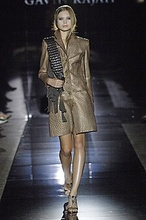
%> input picture Digital Image Processing/Act4_Modelo.jpg, 146 x 220 px, shrunk from 225 x 339 before the run
$ octave --eval "filtpa;"   (GNU Octave 9; MATLAB toolbox functions it lacks are replaced by stand-ins)
%> lines starting %> are read from the running program, lines starting %| are printed output that depends on the picture
%% Filtros Espaciales %%
%una de las funciones de los filtros pasaaltos es el de detectar bordes

function[]=filtpa()

A=imread("C:\Users\fvp12\Downloads\UDG\7mo Semestre\Procesamiento Digital de Imágenes\Act4_Modelo.jpg");
%> A is the input picture: size 220x146x3 uint8; mean R, G, B 65.1, 62.7, 65.3
A=rgb2gray(A);
%> A: size 220x146 uint8
A=double(A);
%> A: size 220x146 double

n=size(A);
%> n = [220 146]
ruido=rand(n);

figure
imshow(A,gray)

A=A+0*ruido;
n=size(A);
figure
imshow(A,gray)
B=A;
for i=2:n(1)-1
    for j=2:n(2)-1
        B(i,j)=(A(i-1,j-1)+A(i-1,j)+A(i-1,j+1)+A(i,j-1)+A(i,j)+A(i,j+1)+A(i+1,j-1)+A(i+1,j)+A(i+1,j+1))/9;
    end
end
% figure
% imshow(B,gray)
C=A;
for i=3:n(1)-2
    for j=3:n(2)-2
        C(i,j)=(A(i-2,j-2)+A(i-2,j-1)+A(i-2,j)+A(i-2,j+1)+A(i-2,j+2)+A(i-1,j-2)+A(i-1,j-1)+A(i-1,j)+A(i-1,j+1)+A(i-1,j+2)+A(i,j-2)+A(i,j-1)+A(i,j)+A(i,j+1)+A(i,j+2)+A(i+1,j-2)+A(i+1,j-1)+A(i+1,j)+A(i+1,j+1)+A(i+1,j+2)+A(i+2,j-2)+A(i+2,j-1)+A(i+2,j)+A(i+2,j+1)+A(i+2,j+2))/25;
    end
end
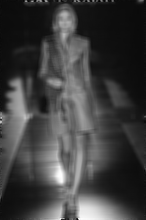
%> C: size 220x146 double; min 1, max 254, mean 63.7
% figure
% imshow(C,gray)
w=3;
w1=(w+1)/2;
W=zeros(w,w);
for i=w1:n(1)-w1-1
    for j=w1:n(2)-w1-1
        for k=1:w
            for l=1:w
                W(k,l)=A(i-w1+k,j-w1+l);
            end
        end
        D(i,j)=sum(sum(W))/w^2;
    end
end
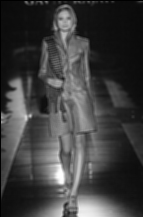
%> D: size 217x143 double; min 0, max 254.3, mean 63.3
%> after the loop, W = [53 36 39; 36 33 32; 35 34 35]
% figure
% imshow(D,gray)

for i=1:n(1)
    for j=1:n(2)
        if i>1
            Ex(i,j)=A(i,j)-A(i-1,j);
        else
            Ex(i,j)=0;
        end
        if j>1
            Ey(i,j)=A(i,j)-A(i,j-1);
        else
            Ey(i,j)=0;
        end

        if (i>1)&(i<n(1))&(j>1)&(j<n(2))
            L(i,j)=-4*A(i,j)+A(i+1,j)+A(i-1,j)+A(i,j+1)+A(i,j-1);
        else
            L(i,j)=0;
        end
    end
end
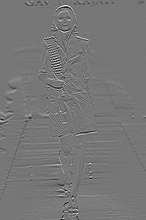
%> Ex: size 220x146 double; min -190, max 217, mean 0.3; drawn with min black and max white
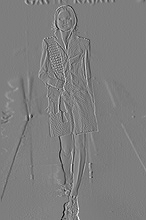
%> Ey: size 220x146 double; min -195, max 199, mean -0.1; drawn with min black and max white
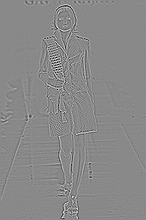
%> L: size 220x146 double; min -496, max 426, mean 0; drawn with min black and max white
Ex=abs(Ex);
Ey=abs(Ey);
La=abs(L);
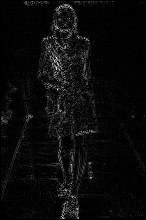
%> La: size 220x146 double; min 0, max 496, mean 21.9; drawn with min black and max white

G=A-0.1*L;
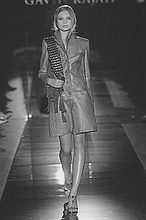
%> G: size 220x146 double; min -41.6, max 280.2, mean 63.7; drawn with min black and max white

figure
imshow(Ex,[min(min(Ex)) max(max(Ex))]) %esto es la derivada en x
figure
imshow(Ey,[min(min(Ey)) max(max(Ey))])
figure
imshow(La,[min(min(La)) max(max(La))])

figure
imshow(G,[min(min(G)) max(max(G))])

%Este filtro se conoce como filtro de Sobel

$ run again, with Digital Image Processing/Act3_Viejo.jpg copied over Digital Image Processing/Act4_Modelo.jpg
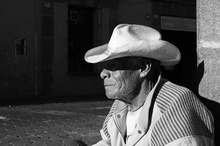
%> input picture Digital Image Processing/Act3_Viejo.jpg, 220 x 146 px, shrunk from 640 x 426 before the run
%> in filtpa, A is the input picture: size 146x220x3 uint8; min 0, max 255, mean 71
%> after the loop in filtpa, `for i=w1:n(1)-w1-1`:
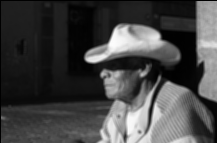
%> D: size 143x217 double; min 0, max 252.4, mean 68.8
%> after the loop in filtpa, `for i=w1:n(1)-w1-1`: W = [4 3 3; 2 2 3; 0 3 4]
%> in filtpa, `G=A-0.1*L;`:
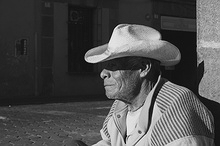
%> G: size 146x220 double; min -23, max 288, mean 71; drawn with min black and max white
